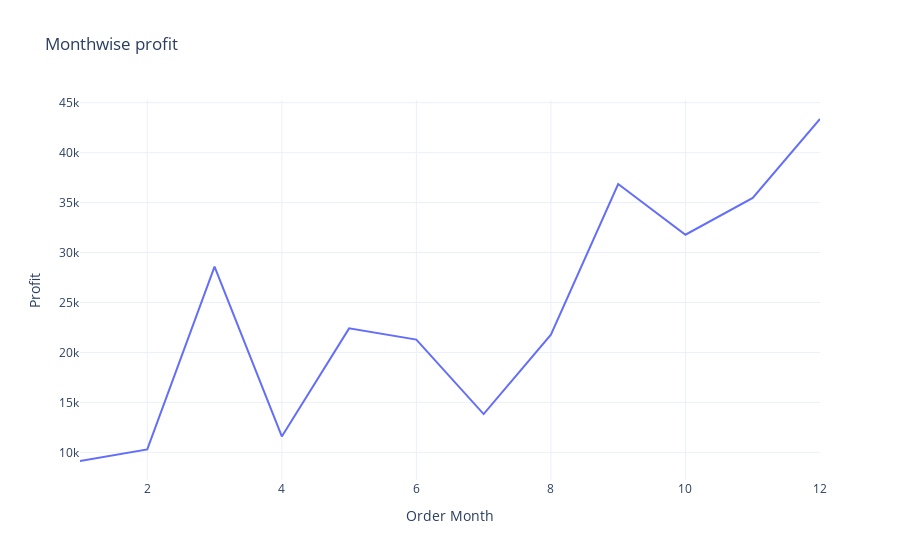

Notebook code for this chart:
### Code cell
Monthly_profit = data.groupby('Order Month')['Profit'].sum().reset_index()

fig=px.line(Monthly_profit,
            x= 'Order Month',
            y= 'Profit',
title='Monthwise profit')

fig.show()

### Figure 1 — Plotly figure (JSON) as saved in the notebook; plotly's stock layout.template omitted (floating-point values rounded to 4 significant figures)
{"data": [{"hovertemplate": "Order Month=%{x}<br>Profit=%{y}<extra></extra>", "legendgroup": "", "line": {"color": "#636efa", "dash": "solid"}, "marker": {"symbol": "circle"}, "mode": "lines", "name": "", "orientation": "v", "showlegend": false, "type": "scatter", "x": [1, 2, 3, 4, 5, 6, 7, 8, 9, 10, 11, 12], "xaxis": "x", "y": [9134.0, 10290.0, 28590.0, 11590.0, 22410.0, 21290.0, 13830.0, 21780.0, 36860.0, 31780.0, 35470.0, 43370.0], "yaxis": "y"}], "layout": {"autosize": true, "legend": {"tracegroupgap": 0}, "title": {"text": "Monthwise profit"}, "xaxis": {"anchor": "y", "autorange": true, "domain": [0, 1], "range": [1, 12], "title": {"text": "Order Month"}, "type": "linear"}, "yaxis": {"anchor": "x", "autorange": true, "domain": [0, 1], "range": [7233.0, 45270.0], "title": {"text": "Profit"}, "type": "linear"}}}
